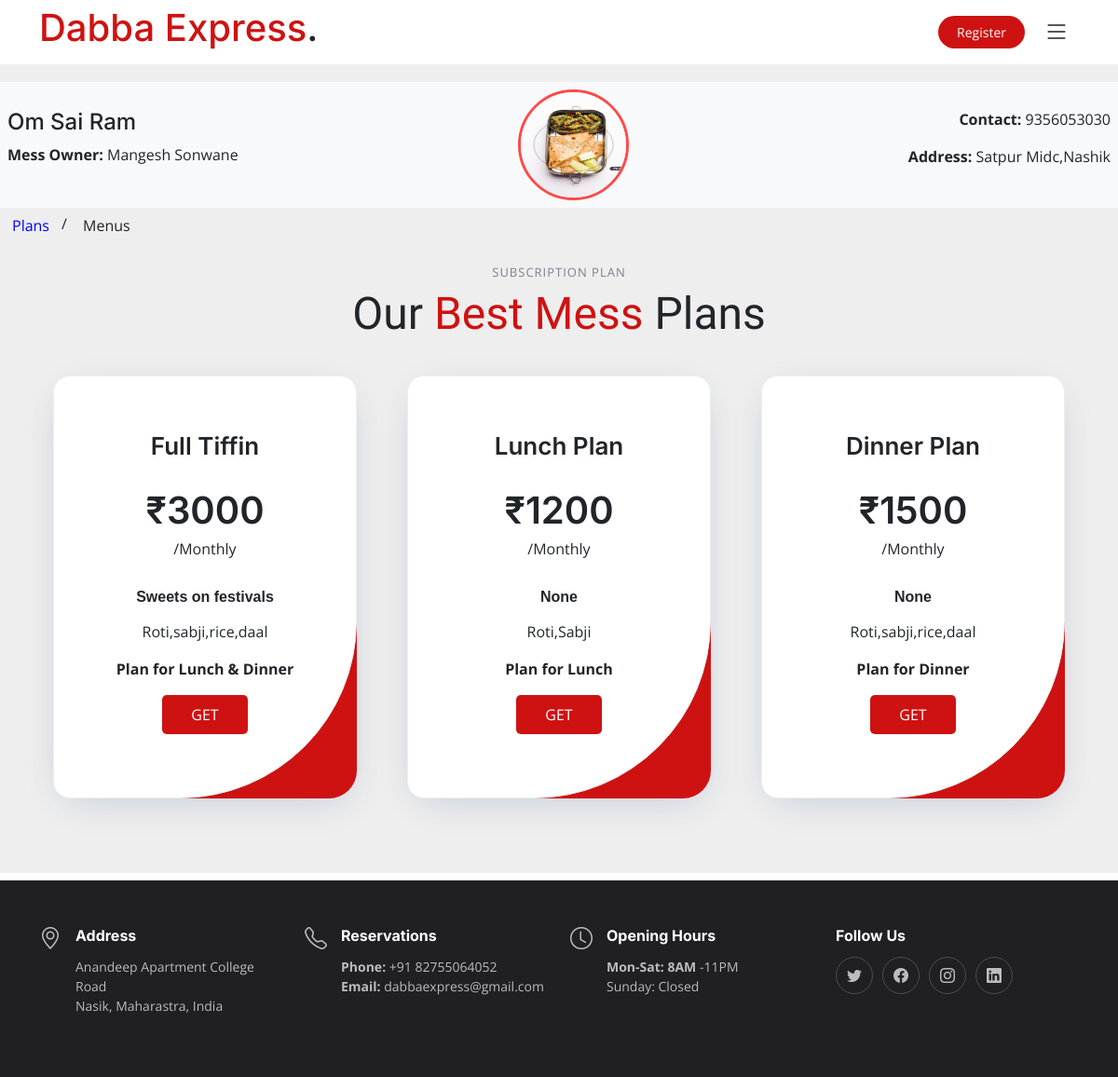
Screenshot of /plans/5 with the database file from the repository.
### users/models.py (models this page shows, shortened)
class Messowner(models.Model):
    vendor = models.ForeignKey(User,verbose_name="Vendor", on_delete=models.CASCADE)
    mess_name = models.CharField(verbose_name="Mess Name", max_length=100, blank=True,null=True)
    mess_customers = models.ManyToManyField(User, related_name="customers",
                                            verbose_name="Customer", blank=True)
    employees = models.ManyToManyField(User,related_name="mess_workers",
                                        verbose_name="Mess Worker", blank=True)
    about = models.CharField(max_length=400, verbose_name="About", blank=True)
    class Meta:
        verbose_name = "Vendor's Mess"
        verbose_name_plural = "Mess Details"

class User(AbstractBaseUser, PermissionsMixin):
    class GenderTypes(models.TextChoices):
        MALE = "MALE", "Male"
        FEMALE = "FEMALE", "Female"
    class UserTypes(models.TextChoices):
        ADMIN = "ADMIN", "Admin"
        VENDOR = "VENDOR", "Vendor"
        CUSTOMER = "CUSTOMER", "Customer"
    BASE_USER_TYPE = UserTypes.CUSTOMER
    username = models.CharField(verbose_name="Username", unique=True, max_length=30, null=True, blank=True)
    email = models.EmailField(verbose_name="Email", unique=True, max_length=255)
    id = UniqueIDField(primary_key=True)
    is_active = models.BooleanField(verbose_name="Active", default=True)
    is_staff = models.BooleanField(verbose_name="Staff", default=False)
    registered_at = models.DateTimeField(verbose_name="Registered at", auto_now_add=timezone.now)
    user_type = models.CharField(
        verbose_name=("User Type"), max_length=100, choices=UserTypes.choices, blank=True,
    )
    is_email_verified = models.BooleanField(default=False)
    full_name = models.CharField(verbose_name="Full Name",  max_length=30, null=True, blank=True)
    roll_no = models.CharField(max_length=50, null=True, blank=True, default="")
    year = models.DateField(blank=True, null=True)
    aadhar_no = models.CharField(max_length=16, blank=True, null=True)
    aadhar_picture = models.ImageField(verbose_name="Aadhar Picture", blank=True, null=True)
    phone_no = models.CharField(verbose_name="Phone number", unique=True, max_length=12, null=True, blank=True)
    dob = models.DateField(verbose_name="Date of Birth", blank=True, null=True)
    is_phone_no_verified = models.BooleanField(verbose_name="Phone number verified", default=False)
    profile_photo = models.ImageField(upload_to="user_images", verbose_name="Profile Pic", blank=True)
    gender = models.CharField(verbose_name=("Gender Type"), max_length=20,
                              choices=GenderTypes.choices,  blank=True, null=True)
    reg_number = models.CharField(max_length=50, verbose_name="Registration Number", blank=True, null=True)
    start_date = models.DateField(auto_created=False, blank=True, null=True)
    end_date = models.DateField(auto_created=False, blank=True, null=True)
    address = models.TextField(max_length=300, blank=True, null=True)
    pincode=models.CharField(max_length=20, blank=True, null=True)
    state = models.CharField(max_length=100, blank=True, null=True)
    city = models.CharField(max_length=20, blank=True, null=True)
    street = models.CharField(max_length=200, blank=True, null=True)
    EMAIL_FIELD = "email"
    USERNAME_FIELD = "email"
    objects = UserManager()
    class Meta:
        verbose_name = "User"
        verbose_name_plural = "Users"

class Plans(models.Model):
    mess = models.ForeignKey(Messowner,verbose_name="Mess Name", on_delete=models.CASCADE)
    plan = models.CharField(max_length=100,blank=True, null= True)
    plan_type = models.CharField(verbose_name=("Plan Type"), max_length=100,
                                choices=PlanTypes.choices, blank=True,)
    price = models.CharField(max_length=100, blank=True, null= True)
    description = models.CharField(max_length=1000, blank= True, null= True)
    subtitle = models.CharField(max_length=100, blank=True, null=True)
    image = models.ImageField(upload_to="mess_plan_images",verbose_name="Plan image", default="default/dabba_express_logo.png", blank=True)
    duration = models.IntegerField(blank=True)

### users/views.py (the view)
# urls.py: path('plans/<int:id>',views.GetAllMessPlan.as_view(), name="get_all_mess_plan"),
class GetAllMessPlan(View):
    def get(self, request, id=None):
        plans = Plans.objects.filter(mess__id = id)
        mess = Messowner.objects.filter(id=id).first()
        menus = Menu.objects.filter(mess__id = id)
        return render(request, 'all_mess_plans.html', context={'plans':plans,'mess':mess,'menus':menus})

### mess_owner/templatetags/custom_tags.py (called while the page is built)
def split(value):
    return value.split(',')

### users/templates/all_mess_plans.html (shortened to what this page needs)
{% extends 'dabba_bala.html' %}
{% load static %}
{% load custom_tags %}
{% block content %}
<head>
    <link rel="stylesheet" href="{% static 'css/plans.css' %}">
  </head>
    <section id="pricing" class="pricing-content mb-2 section-bg">
        <div class="d-flex mt-2 p-2 bg-light" style="align-items: center;
        padding: 0px 16px 0 15px;">
            <div class="mess-info flex-grow-1">
                <h4>{{mess.mess_name|title}}</h4>
                <p><strong>Mess Owner: </strong>{{mess.vendor.full_name|title}}</p>
            </div>
            <div class="img-responsive">
                <img src="{{mess.vendor.profile_photo.url}}"  class="img-responsive rounded-circle mess-image" alt="">
            </div>
            <div class="mess-info flex-grow-1 text-end">
                <p><strong>Contact: </strong> {{mess.vendor.phone_no}}</p>
                <p><strong>Address: </strong> {{mess.vendor.address|title}}</p>
            </div>
        </div>
        <a href="#plans" class="btn change_plan_Tab button_active">Plans</a>/
        <a href="#menus" class="btn change_plan_Tab">Menus</a>
        <div class="container mess_tab" id="plans">
            <div class="section-header mt-4">
                <h2>Subscription Plan</h2>
                <p>Our <span>Best Mess</span> Plans</p>
            </div>
            <div class="row text-center">
                {% for item in plans %}
                <div class="col-lg-4 col-sm-6 col-xs-12 wow fadeInUp parent" data-wow-duration="1s" data-wow-delay="0.1s" data-wow-offset="0" style="visibility: visible; animation-duration: 1s; animation-delay: 0.1s; animation-name: fadeInUp;">
                    <div class="pricing_design">
                        <div class="single-pricing">
                            <div class="price-head">
                                <h2>{{item.plan|title}}</h2>
                                <h1>&#8377;{{item.price}}</h1>
                                <span>/Monthly</span>
                            </div>
                            <ul>
                                {% with item.description as words %}
                                {% for word in words|split %}
                                <li><b>{{word}}</b></li>
                                {% endfor %}
                                {% endwith %}
                            </ul>
                            <div class="pricing-price">
                                <p>{{item.subtitle}}</p>
                                {% if item.plan_type == "BOTH" %}
                                <b>Plan for Lunch & Dinner</b>
                                {% else %}
                                <b>Plan for {{item.get_plan_type_display}}</b>
                                {% endif %}
                            </div>
                            {% if request.user.is_authenticated %}
                            <a href="{% url 'users:process_payment' item.id %}" class="price_btn">GET</a>
                            {% else %}
                            <a href="{% url 'users:user_signup' %}" class="price_btn">GET</a>
                            {% endif %}
                        </div>
                    </div>
                </div>
                {% endfor  %}
            </div>
        </div>
    </section>
{% endblock %}

### static/css/plans.css (style rules this page uses)
.pricing-content { position:relative; }
.pricing_design { position: relative; margin: 0px 15px; }
.pricing_design .single-pricing { background:var(--color-primary); padding: 60px 18px; border-radius:30px; box-shadow: 0 10px 40px -10px rgba(0,64,128,.2); position: relative; z-index: 1; height: 454px; }
.pricing_design .single-pricing:before { content: ""; background-color: #fff; width: 100%; height: 100%; border-radius: 18px 18px 190px 18px; border: 1px solid #eee; position: absolute; bottom: 0; right: 0; z-index: -1; }
.price-head h2 { margin-bottom: 20px; font-size: 26px; font-weight: 600; }
.price-head h1 { font-weight: 600; margin-top: 30px; margin-bottom: 5px; }
.single-pricing ul { list-style:none; margin-top: 30px; padding-left:0px; overflow:auto; }
.single-pricing ul li { line-height: 19px; font-family: Arial, Helvetica, sans-serif; }
.pricing-price { overflow: auto; height:60px; }
.price_btn { background: var(--color-primary); width: 92px; padding: 9px; color: #fff; display: inline-block; margin-top: 20px; border-radius: 5px; -webkit-transition: 0.3s; transition: 0.3s; }
a { text-decoration:none; }
.text-center { text-align: center!important; }

### static/assets/css/main.css (style rules this page uses)
:root { --font-default: "Open Sans", system-ui, -apple-system, "Segoe UI", Roboto, "Helvetica Neue", Arial, "Noto Sans", "Liberation Sans", sans-serif, "Apple Color Emoji", "Segoe UI Emoji", "Segoe UI Symbol", "Noto Color Emoji"; --font-primary: "Amatic SC", sans-serif; --font-secondary: "Inter", sans-serif; }
:root { --color-default: #212529; --color-primary: #ce1212; --color-secondary: #37373f; }
:root { scroll-behavior: smooth; }
body { font-family: var(--font-default); color: var(--color-default); }
a { color: var(--color-primary); text-decoration: none; }
h1, h2, h3, h4, h5, h6 { font-family: var(--font-secondary); }
section { overflow: hidden; padding: 80px 0; }
.section-bg { background-color: #eee; }
.section-header { text-align: center; padding-bottom: 30px; }
.section-header h2 { font-size: 13px; letter-spacing: 1px; font-weight: 400; margin: 0; padding: 0; color: #7f7f90; text-transform: uppercase; font-family: var(--font-default); }
.section-header p { margin: 0; font-size: 48px; font-weight: 400; font-family: var(--font-primary); }
.section-header p span { color: var(--color-primary); }
section { scroll-margin-top: 90px; }
.button_active { color:blue; }
.mess-image { width: 119px; height: 119px; border: 3px solid #ff4949; }

### rows the page displays
Messowner: mess_name "Om Sai Ram", vendor.full_name "Mangesh Sonwane", vendor.profile_photo (picture), vendor.phone_no "9356053030", vendor.address "Satpur Midc,Nashik"
Plans: plan "Full Tiffin", price "3000", words "Sweets on festivals", subtitle "Roti,sabji,rice,daal", plan_type "Plan for Lunch & Dinner"
Plans: plan "Lunch Plan", price "1200", words "None", subtitle "Roti,Sabji", plan_type "Lunch"
Plans: plan "Dinner Plan", price "1500", words "None", subtitle "Roti,sabji,rice,daal", plan_type "Dinner"
